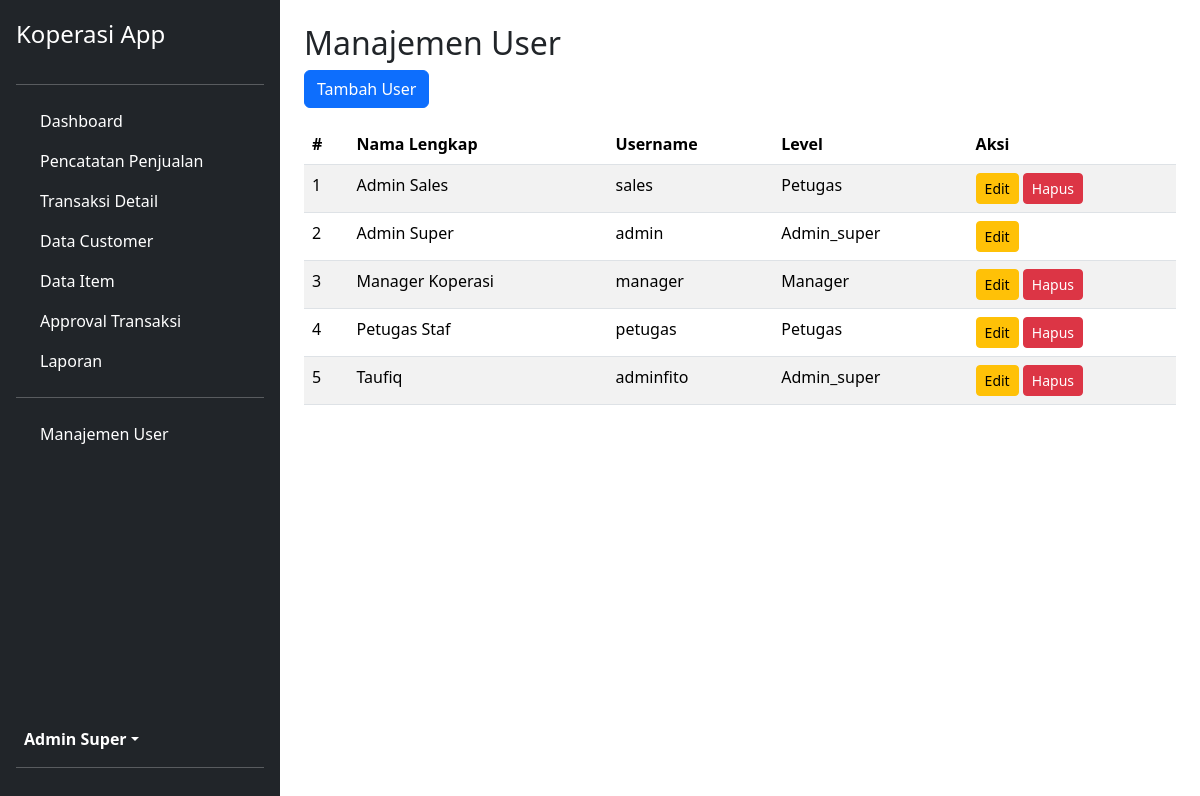
Screenshot of /admin/modules/user/data.php (signed in) with the database file from the repository.
### tables this page shows
CREATE TABLE `users` (
  `id_user` int(11) NOT NULL,
  `nama_lengkap` varchar(100) NOT NULL,
  `username` varchar(50) NOT NULL,
  `password` varchar(255) NOT NULL,
  `level` enum('petugas','manager','admin_super','sales') NOT NULL
);

### admin/modules/user/data.php (the view, shortened to what this page needs)
<?php
include '../../templates/header.php';
include '../../templates/sidebar.php';
$stmt = $pdo->query("SELECT * FROM users ORDER BY nama_lengkap ASC");
$users = $stmt->fetchAll();
?>
<h1 class="h2">Manajemen User</h1>
<a href="tambah.php" class="btn btn-primary mb-3">Tambah User</a>
<div class="table-responsive">
    <table class="table table-striped">
        <thead><tr><th>#</th><th>Nama Lengkap</th><th>Username</th><th>Level</th><th>Aksi</th></tr></thead>
        <tbody>
            <?php $no = 1; foreach ($users as $user): ?>
            <tr>
                <td><?= $no++; ?></td>
                <td><?= htmlspecialchars($user['nama_lengkap']); ?></td>
                <td><?= htmlspecialchars($user['username']); ?></td>
                <td><?= htmlspecialchars(ucfirst($user['level'])); ?></td>
                <td>
                    <a href="edit.php?id=<?= $user['id_user']; ?>" class="btn btn-warning btn-sm">Edit</a>
                    <?php if ($user['id_user'] != $_SESSION['user_id']):  ?>
                    <a href="proses.php?action=hapus&id=<?= $user['id_user']; ?>" class="btn btn-danger btn-sm" onclick="return confirm('Yakin?');">Hapus</a>
                    <?php endif; ?>
                </td>
            </tr>
            <?php endforeach; ?>
        </tbody>
    </table>
</div>
<?php include '../../templates/footer.php'; ?>

### rows the page displays
users: nama_lengkap "Admin Sales", username "sales", level "Petugas"
users: nama_lengkap "Admin Super", username "admin", level "Admin_super"
users: nama_lengkap "Manager Koperasi", username "manager", level "Manager"
users: nama_lengkap "Petugas Staf", username "petugas", level "Petugas"
users: nama_lengkap "Taufiq", username "adminfito", level "Admin_super"

### other values shown
$_SESSION['nama_lengkap'] "Admin Super"
